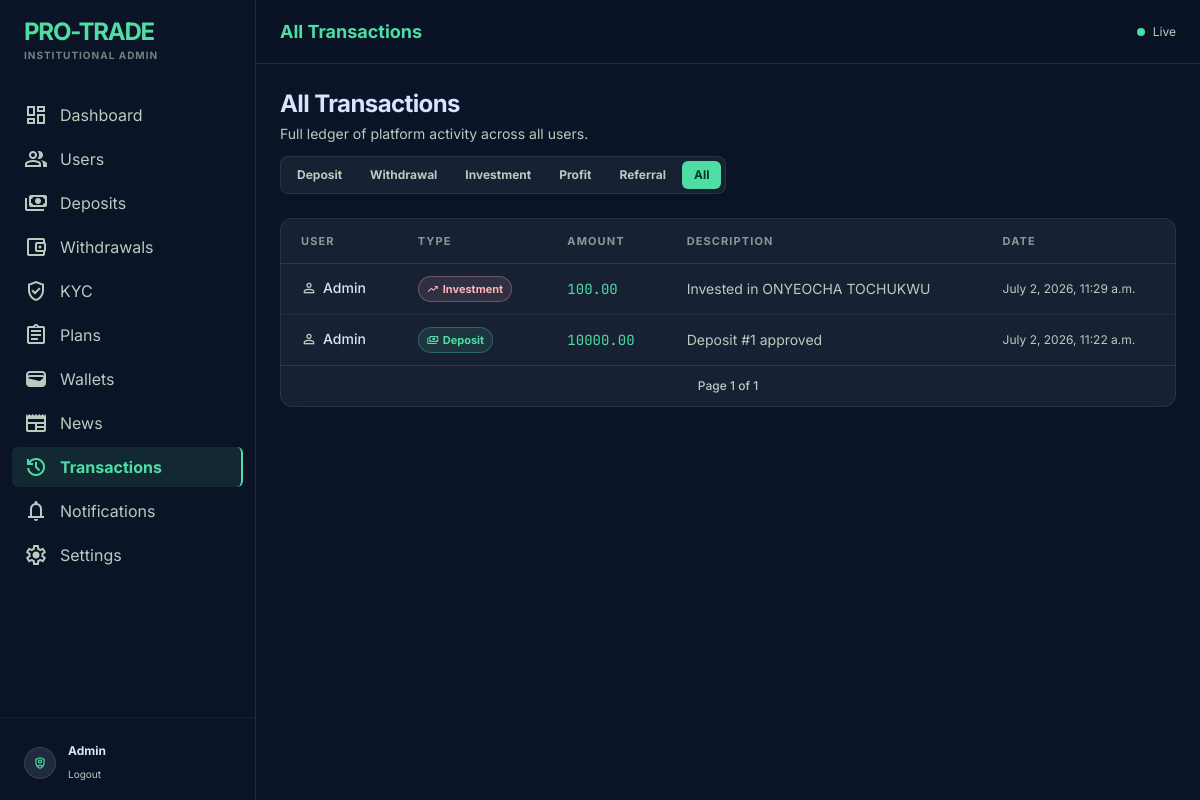
The app's page /panel/transactions/ (signed in) with its own data.
### core/models.py (models this page shows, shortened)
class User(AbstractUser):
    id = models.UUIDField(primary_key=True, default=uuid.uuid4, editable=False)
    phone = models.CharField(max_length=20, blank=True)
    country = models.CharField(max_length=100, blank=True)
    referral_code = models.CharField(max_length=20, unique=True)
    referred_by = models.ForeignKey(
        'self',
        on_delete=models.SET_NULL,
        null=True,
        blank=True,
        related_name='referrals'
    )
    balance = models.DecimalField(max_digits=20, decimal_places=2, default=0)
    investment_balance = models.DecimalField(max_digits=20, decimal_places=2, default=0)
    profit_balance = models.DecimalField(max_digits=20, decimal_places=2, default=0)
    referral_balance = models.DecimalField(max_digits=20, decimal_places=2, default=0)
    email_verified = models.BooleanField(default=False)
    phone_verified = models.BooleanField(default=False)
    kyc_verified = models.BooleanField(default=False)
    two_factor_enabled = models.BooleanField(default=False)
    is_admin_user = models.BooleanField(default=False)
    created_at = models.DateTimeField(auto_now_add=True)

class Transaction(models.Model):
    TYPES = (
        ("deposit","Deposit"),
        ("withdrawal","Withdrawal"),
        ("investment","Investment"),
        ("profit","Profit"),
        ("referral","Referral"),
    )
    user = models.ForeignKey(User,on_delete=models.CASCADE)
    transaction_type = models.CharField(
        max_length=30,
        choices=TYPES
    )
    amount = models.DecimalField(max_digits=20, decimal_places=2)
    description = models.TextField()
    created_at = models.DateTimeField(auto_now_add=True)

### core/admin_views.py (the view)
# urls.py: path("panel/transactions/", admin_views.admin_transactions_list_view, name="admin_transactions_list"),
@admin_required
def admin_transactions_list_view(request):
    transactions = Transaction.objects.select_related("user").order_by("-created_at")
    tx_type = request.GET.get("type")
    if tx_type:
        transactions = transactions.filter(transaction_type=tx_type)
    paginator = Paginator(transactions, 40)
    page = paginator.get_page(request.GET.get("page"))
    return render(request, "core/admin/admin_transactions_list.html", {
        "page_obj": page, "tx_type": tx_type,
    })

### core/context_processors.py (called while the page is built)
def site_settings(request):
    return {"site_settings": SiteSetting.objects.first()}

def notifications_badge(request):
    if request.user.is_authenticated:
        count = Notification.objects.filter(user=request.user, is_read=False).count()
    else:
        count = 0
    return {"unread_notifications_count": count}

### core/templates/core/admin/admin_transactions_list.html (shortened to what this page needs)
{% extends "core/admin/admin_base.html" %}
{% block page_title %}All Transactions{% endblock %}
{% block content %}
<div class="flex flex-col gap-6">
  <div class="flex flex-col gap-3">
    <div>
      <h1 class="text-2xl font-bold text-on-surface tracking-tight">All Transactions</h1>
      <p class="text-sm text-on-surface-variant mt-1">Full ledger of platform activity across all users.</p>
    </div>
    <div class="flex flex-wrap items-center gap-1 glass-panel rounded-lg p-1 w-fit">
      <a href="?type=deposit"
         class="px-3 py-1.5 rounded-md text-xs font-bold transition-all
         {% if request.GET.type == 'deposit' %}bg-primary text-on-primary{% else %}text-on-surface-variant hover:text-on-surface hover:bg-surface-variant/50{% endif %}">
        Deposit
      </a>
      <a href="?type=withdrawal"
         class="px-3 py-1.5 rounded-md text-xs font-bold transition-all
         {% if request.GET.type == 'withdrawal' %}bg-primary text-on-primary{% else %}text-on-surface-variant hover:text-on-surface hover:bg-surface-variant/50{% endif %}">
        Withdrawal
      </a>
      <a href="?type=investment"
         class="px-3 py-1.5 rounded-md text-xs font-bold transition-all
         {% if request.GET.type == 'investment' %}bg-primary text-on-primary{% else %}text-on-surface-variant hover:text-on-surface hover:bg-surface-variant/50{% endif %}">
        Investment
      </a>
      <a href="?type=profit"
         class="px-3 py-1.5 rounded-md text-xs font-bold transition-all
         {% if request.GET.type == 'profit' %}bg-primary text-on-primary{% else %}text-on-surface-variant hover:text-on-surface hover:bg-surface-variant/50{% endif %}">
        Profit
      </a>
      <a href="?type=referral"
         class="px-3 py-1.5 rounded-md text-xs font-bold transition-all
         {% if request.GET.type == 'referral' %}bg-primary text-on-primary{% else %}text-on-surface-variant hover:text-on-surface hover:bg-surface-variant/50{% endif %}">
        Referral
      </a>
      <a href="{% url 'core:admin_transactions_list' %}"
         class="px-3 py-1.5 rounded-md text-xs font-bold transition-all
         {% if not request.GET.type %}bg-primary text-on-primary{% else %}text-on-surface-variant hover:text-on-surface hover:bg-surface-variant/50{% endif %}">
        All
      </a>
    </div>
  </div>
  <div class="glass-panel rounded-xl overflow-hidden">
    <div class="overflow-x-auto custom-scrollbar">
      <table class="w-full text-sm">
        <thead>
          <tr class="border-b border-white/10 text-left text-[11px] uppercase tracking-widest text-on-surface-variant/70">
            <th class="px-5 py-3 font-bold">User</th>
            <th class="px-5 py-3 font-bold">Type</th>
            <th class="px-5 py-3 font-bold">Amount</th>
            <th class="px-5 py-3 font-bold">Description</th>
            <th class="px-5 py-3 font-bold">Date</th>
          </tr>
        </thead>
        <tbody class="divide-y divide-white/5">
          {% for tx in page_obj %}
          <tr class="hover:bg-surface-variant/30 transition-colors">
            <td class="px-5 py-3 font-medium text-on-surface flex items-center gap-1.5">
              <span class="material-symbols-outlined text-base text-on-surface-variant">person</span>{{ tx.user.username }}
            </td>
            <td class="px-5 py-3">
              {% if tx.transaction_type == "deposit" %}
              <span class="inline-flex items-center gap-1 px-2 py-0.5 rounded-full text-[11px] font-bold bg-primary/10 text-primary border border-primary/30">
                <span class="material-symbols-outlined text-xs">payments</span>Deposit
              </span>
              {% elif tx.transaction_type == "withdrawal" %}
              <span class="inline-flex items-center gap-1 px-2 py-0.5 rounded-full text-[11px] font-bold bg-tertiary/10 text-tertiary border border-tertiary/30">
                <span class="material-symbols-outlined text-xs">account_balance_wallet</span>Withdrawal
              </span>
              {% elif tx.transaction_type == "investment" %}
              <span class="inline-flex items-center gap-1 px-2 py-0.5 rounded-full text-[11px] font-bold bg-secondary/10 text-secondary border border-secondary/30">
                <span class="material-symbols-outlined text-xs">trending_up</span>Investment
              </span>
              {% elif tx.transaction_type == "profit" %}
              <span class="inline-flex items-center gap-1 px-2 py-0.5 rounded-full text-[11px] font-bold bg-primary/10 text-primary border border-primary/30">
                <span class="material-symbols-outlined text-xs">paid</span>Profit
              </span>
              {% elif tx.transaction_type == "referral" %}
              <span class="inline-flex items-center gap-1 px-2 py-0.5 rounded-full text-[11px] font-bold bg-tertiary/10 text-tertiary border border-tertiary/30">
                <span class="material-symbols-outlined text-xs">group</span>Referral
              </span>
              {% else %}
              <span class="inline-flex items-center gap-1 px-2 py-0.5 rounded-full text-[11px] font-bold bg-surface-variant text-on-surface-variant border border-white/10 capitalize">
                {{ tx.transaction_type }}
              </span>
              {% endif %}
            </td>
            <td class="px-5 py-3 font-data-md text-primary">{{ tx.amount }}</td>
            <td class="px-5 py-3 text-on-surface-variant">{{ tx.description }}</td>
            <td class="px-5 py-3 text-on-surface-variant text-xs">{{ tx.created_at }}</td>
          </tr>
          {% endfor %}
        </tbody>
      </table>
    </div>
    <div class="flex items-center justify-between px-5 py-3 border-t border-white/10 text-xs text-on-surface-variant">
      <div class="font-medium">Page {{ page_obj.number }} of {{ page_obj.paginator.num_pages }}</div>
    </div>
  </div>
</div>
{% endblock %}

### core/templates/core/admin/admin_base.html (shortened to what this page needs)
<!DOCTYPE html>
<html lang="en" class="dark">
<head>
<script src="https://cdn.tailwindcss.com?plugins=forms,container-queries"></script>
</head>
<body class="font-body-md text-body-md">
<aside id="admin-sidebar"
       class="h-screen w-64 fixed left-0 top-0 border-r border-white/10 backdrop-blur-xl bg-surface z-[60] flex flex-col py-4
              -translate-x-full lg:translate-x-0 transition-transform duration-300 ease-in-out">
  <div class="px-6 mb-8 flex items-center justify-between">
    <div>
      <h1 class="text-2xl font-bold text-primary tracking-tighter">PRO-TRADE</h1>
      <p class="text-[10px] uppercase tracking-widest text-on-surface-variant/60 font-bold">Institutional Admin</p>
    </div>
  </div>
  <nav class="flex-1 px-3 space-y-1 overflow-y-auto custom-scrollbar">
    {% url 'core:admin_dashboard' as dash_url %}
    <a href="{{ dash_url }}"
       class="flex items-center gap-3 px-3 py-2 rounded-md cursor-pointer transition-all
       {% if request.path == dash_url %}text-primary bg-primary/10 border-r-2 border-primary font-bold
       {% else %}text-on-surface-variant hover:text-on-surface hover:bg-surface-variant/50{% endif %}">
      <span class="material-symbols-outlined">dashboard</span><span>Dashboard</span>
    </a>
    {% url 'core:admin_users_list' as users_url %}
    <a href="{{ users_url }}"
       class="flex items-center gap-3 px-3 py-2 rounded-md cursor-pointer transition-all
       {% if request.path == users_url %}text-primary bg-primary/10 border-r-2 border-primary font-bold
       {% else %}text-on-surface-variant hover:text-on-surface hover:bg-surface-variant/50{% endif %}">
      <span class="material-symbols-outlined">group</span><span>Users</span>
    </a>
    {% url 'core:admin_deposits_list' as deposits_url %}
    <a href="{{ deposits_url }}"
       class="flex items-center gap-3 px-3 py-2 rounded-md cursor-pointer transition-all
       {% if request.path == deposits_url %}text-primary bg-primary/10 border-r-2 border-primary font-bold
       {% else %}text-on-surface-variant hover:text-on-surface hover:bg-surface-variant/50{% endif %}">
      <span class="material-symbols-outlined">payments</span><span>Deposits</span>
    </a>
    {% url 'core:admin_withdrawals_list' as withdrawals_url %}
    <a href="{{ withdrawals_url }}"
       class="flex items-center gap-3 px-3 py-2 rounded-md cursor-pointer transition-all
       {% if request.path == withdrawals_url %}text-primary bg-primary/10 border-r-2 border-primary font-bold
       {% else %}text-on-surface-variant hover:text-on-surface hover:bg-surface-variant/50{% endif %}">
      <span class="material-symbols-outlined">account_balance_wallet</span><span>Withdrawals</span>
    </a>
    {% url 'core:admin_kyc_list' as kyc_url %}
    <a href="{{ kyc_url }}"
       class="flex items-center gap-3 px-3 py-2 rounded-md cursor-pointer transition-all
       {% if request.path == kyc_url %}text-primary bg-primary/10 border-r-2 border-primary font-bold
       {% else %}text-on-surface-variant hover:text-on-surface hover:bg-surface-variant/50{% endif %}">
      <span class="material-symbols-outlined">verified_user</span><span>KYC</span>
    </a>
    {% url 'core:admin_plans_list' as plans_url %}
    <a href="{{ plans_url }}"
       class="flex items-center gap-3 px-3 py-2 rounded-md cursor-pointer transition-all
       {% if request.path == plans_url %}text-primary bg-primary/10 border-r-2 border-primary font-bold
       {% else %}text-on-surface-variant hover:text-on-surface hover:bg-surface-variant/50{% endif %}">
      <span class="material-symbols-outlined">assignment</span><span>Plans</span>
    </a>
    {% url 'core:admin_wallets_list' as wallets_url %}
    <a href="{{ wallets_url }}"
       class="flex items-center gap-3 px-3 py-2 rounded-md cursor-pointer transition-all
       {% if request.path == wallets_url %}text-primary bg-primary/10 border-r-2 border-primary font-bold
       {% else %}text-on-surface-variant hover:text-on-surface hover:bg-surface-variant/50{% endif %}">
      <span class="material-symbols-outlined">wallet</span><span>Wallets</span>
    </a>
    {% url 'core:admin_news_list' as news_url %}
    <a href="{{ news_url }}"
       class="flex items-center gap-3 px-3 py-2 rounded-md cursor-pointer transition-all
       {% if request.path == news_url %}text-primary bg-primary/10 border-r-2 border-primary font-bold
       {% else %}text-on-surface-variant hover:text-on-surface hover:bg-surface-variant/50{% endif %}">
      <span class="material-symbols-outlined">newspaper</span><span>News</span>
    </a>
    {% url 'core:admin_transactions_list' as tx_url %}
    <a href="{{ tx_url }}"
       class="flex items-center gap-3 px-3 py-2 rounded-md cursor-pointer transition-all
       {% if request.path == tx_url %}text-primary bg-primary/10 border-r-2 border-primary font-bold
       {% else %}text-on-surface-variant hover:text-on-surface hover:bg-surface-variant/50{% endif %}">
      <span class="material-symbols-outlined">history</span><span>Transactions</span>
    </a>
    {% url 'core:admin_send_notification' as notif_url %}
    <a href="{{ notif_url }}"
       class="flex items-center gap-3 px-3 py-2 rounded-md cursor-pointer transition-all
       {% if request.path == notif_url %}text-primary bg-primary/10 border-r-2 border-primary font-bold
       {% else %}text-on-surface-variant hover:text-on-surface hover:bg-surface-variant/50{% endif %}">
      <span class="material-symbols-outlined">notifications</span><span>Notifications</span>
    </a>
    {% url 'core:admin_site_settings' as settings_url %}
    <a href="{{ settings_url }}"
       class="flex items-center gap-3 px-3 py-2 rounded-md cursor-pointer transition-all
       {% if request.path == settings_url %}text-primary bg-primary/10 border-r-2 border-primary font-bold
       {% else %}text-on-surface-variant hover:text-on-surface hover:bg-surface-variant/50{% endif %}">
      <span class="material-symbols-outlined">settings</span><span>Settings</span>
    </a>
  </nav>
  <div class="px-6 pt-6 mt-6 border-t border-white/5">
    <div class="flex items-center gap-3">
      <div class="w-8 h-8 rounded-full bg-surface-container-high flex items-center justify-center border border-white/10">
        <span class="material-symbols-outlined text-primary text-sm">shield_person</span>
      </div>
      <div>
        <p class="text-[12px] font-bold">{{ request.user.get_full_name|default:request.user.username }}</p>
        <a href="{% url 'core:admin_logout' %}" class="text-[10px] text-on-surface-variant hover:text-primary transition-colors">Logout</a>
      </div>
    </div>
  </div>
</aside>
<main class="lg:ml-64 min-h-screen relative z-10 flex flex-col">
  <header class="h-16 flex justify-between items-center px-6 border-b border-white/10 backdrop-blur-md bg-surface/80 sticky top-0 z-50">
    <div class="flex items-center gap-3">
      <h2 class="text-lg font-bold text-primary">{% block page_title %}Admin{% endblock %}</h2>
    </div>
    <div class="flex items-center gap-2 text-on-surface-variant text-xs">
      <span class="w-2 h-2 rounded-full bg-primary animate-pulse"></span>
      <span>Live</span>
    </div>
  </header>
  <div class="p-6 space-y-6 overflow-y-auto max-h-[calc(100vh-4rem)] custom-scrollbar">
    {% block content %}{% endblock %}
  </div>
</main>
</body>
</html>

### core/templates/core/admin/admin_base.html (style rules this page uses)
body { background-color: #0b1326; color: #dae2fd; -webkit-font-smoothing: antialiased; }
.glass-panel { background: rgba(30,41,59,0.7); backdrop-filter: blur(12px); border: 1px solid rgba(255,255,255,0.08); }
.material-symbols-outlined { font-variation-settings: 'FILL' 0, 'wght' 400, 'GRAD' 0, 'opsz' 24; }

### records on screen
User: user.get_full_name "Admin"
Transaction: user.username "Admin", transaction_type "investment" (drawn), amount "100.00", description "Invested in ONYEOCHA TOCHUKWU", created_at "July 2, 2026, 11:29 a.m."
Transaction: user.username "Admin", transaction_type "deposit" (drawn), amount "10000.00", description "Deposit #1 approved", created_at "July 2, 2026, 11:22 a.m."

### other values on screen
{{ page_obj.number }} "1"
{{ page_obj.paginator.num_pages }} "1"
